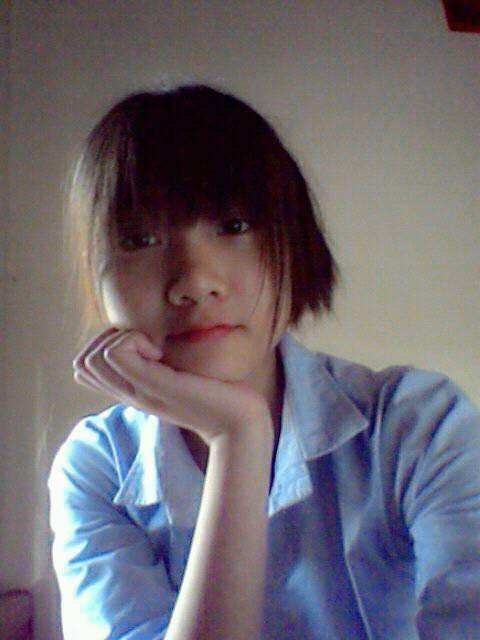
#> input picture ML_Learning/OpenCV_learning/dave.jpg, 480 x 640 px
$ python 'Geometric Transformations of Images.py'
#> lines starting #> are read from the running program, lines starting #| are printed output that depends on the picture

import cv2
import numpy as np

img = cv2.imread('dave.jpg', 0)
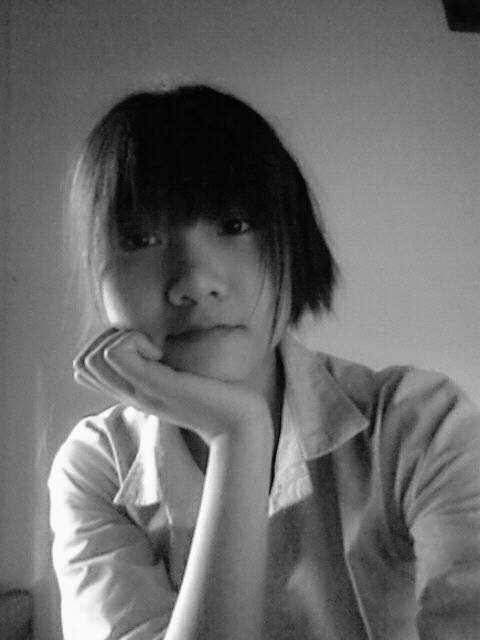
#> img: shape (640, 480); min 0, max 255, mean 106.9

# [30 lines of commented-out code are left out]
rows, cols = img.shape
#> rows = 640; cols = 480

pts1 = np.float32([[56,65],[368,52],[28,387],[389,390]])
pts2 = np.float32([[0,0],[300,0],[0,300],[300,300]])

M = cv2.getPerspectiveTransform(pts1,pts2)

dst = cv2.warpPerspective(img,M,(300,300))
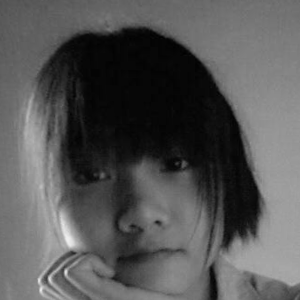
#> dst: shape (300, 300); min 0, max 238, mean 85.7

cv2.imshow('image', dst)
cv2.waitKey(0)

$ run again, with ML_Learning/OpenCV_learning/apple.JPG copied over ML_Learning/OpenCV_learning/dave.jpg
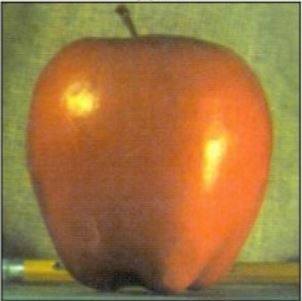
#> input picture ML_Learning/OpenCV_learning/apple.JPG, 302 x 301 px
#> `img = cv2.imread('dave.jpg', 0)`:
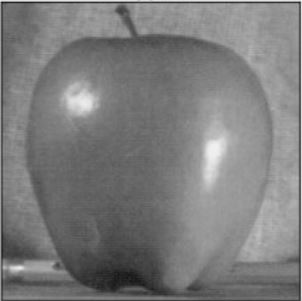
#> img: shape (301, 302); min 18, max 249, mean 124
#> `dst = cv2.warpPerspective(img,M,(300,300))`:
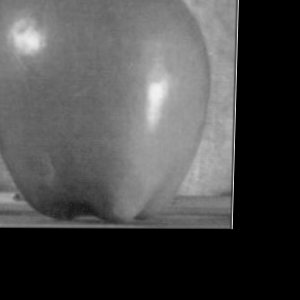
#> dst: shape (300, 300); min 0, max 241, mean 74.1

$ run again, with ML_Learning/OpenCV_learning/ax8.jpg copied over ML_Learning/OpenCV_learning/dave.jpg
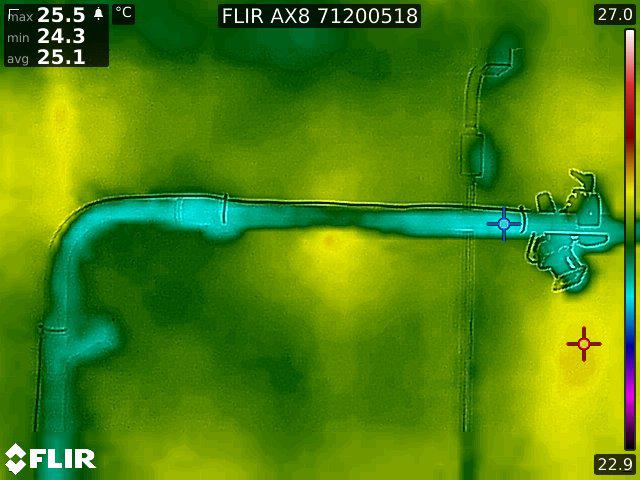
#> input picture ML_Learning/OpenCV_learning/ax8.jpg, 640 x 480 px
#> `img = cv2.imread('dave.jpg', 0)`:
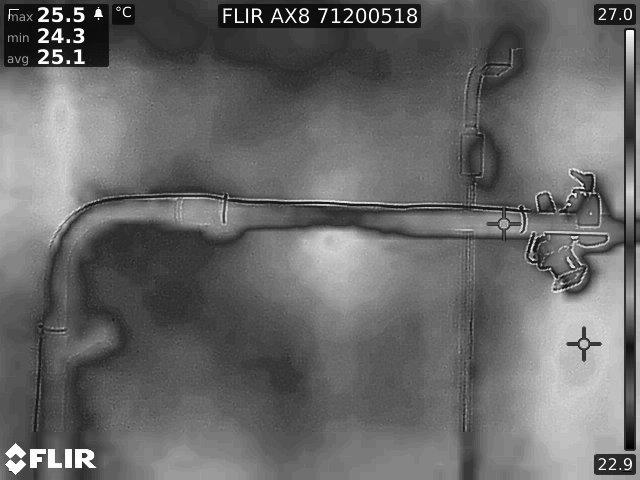
#> img: shape (480, 640); min 0, max 255, mean 105
#> `dst = cv2.warpPerspective(img,M,(300,300))`:
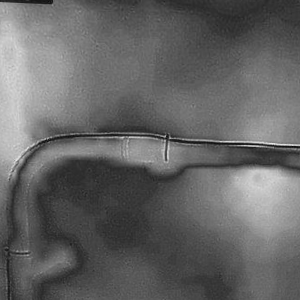
#> dst: shape (300, 300); min 7, max 234, mean 100.5

$ run again, with ML_Learning/OpenCV_learning/flir_example.jpg copied over ML_Learning/OpenCV_learning/dave.jpg
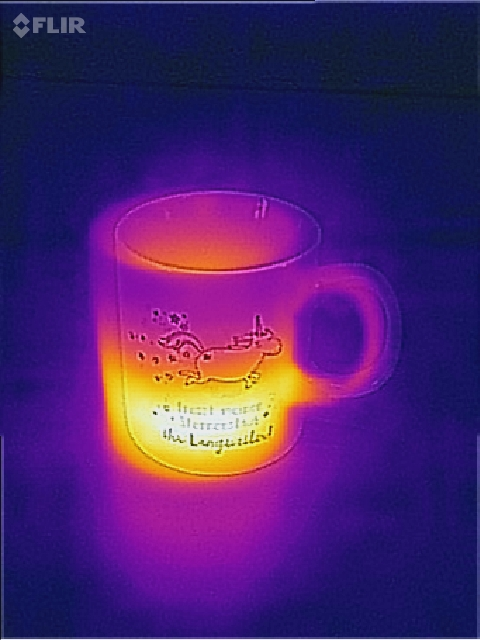
#> input picture ML_Learning/OpenCV_learning/flir_example.jpg, 480 x 640 px
#> `img = cv2.imread('dave.jpg', 0)`:
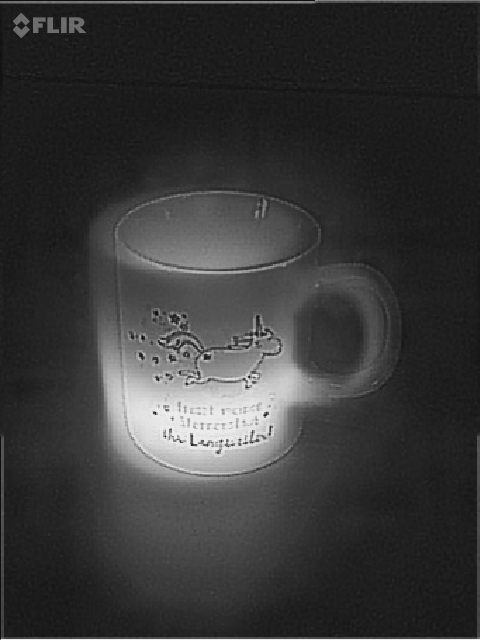
#> img: shape (640, 480); min 15, max 236, mean 55.8
#> `dst = cv2.warpPerspective(img,M,(300,300))`:
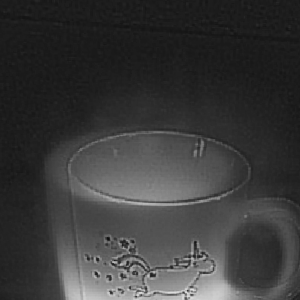
#> dst: shape (300, 300); min 15, max 222, mean 58
